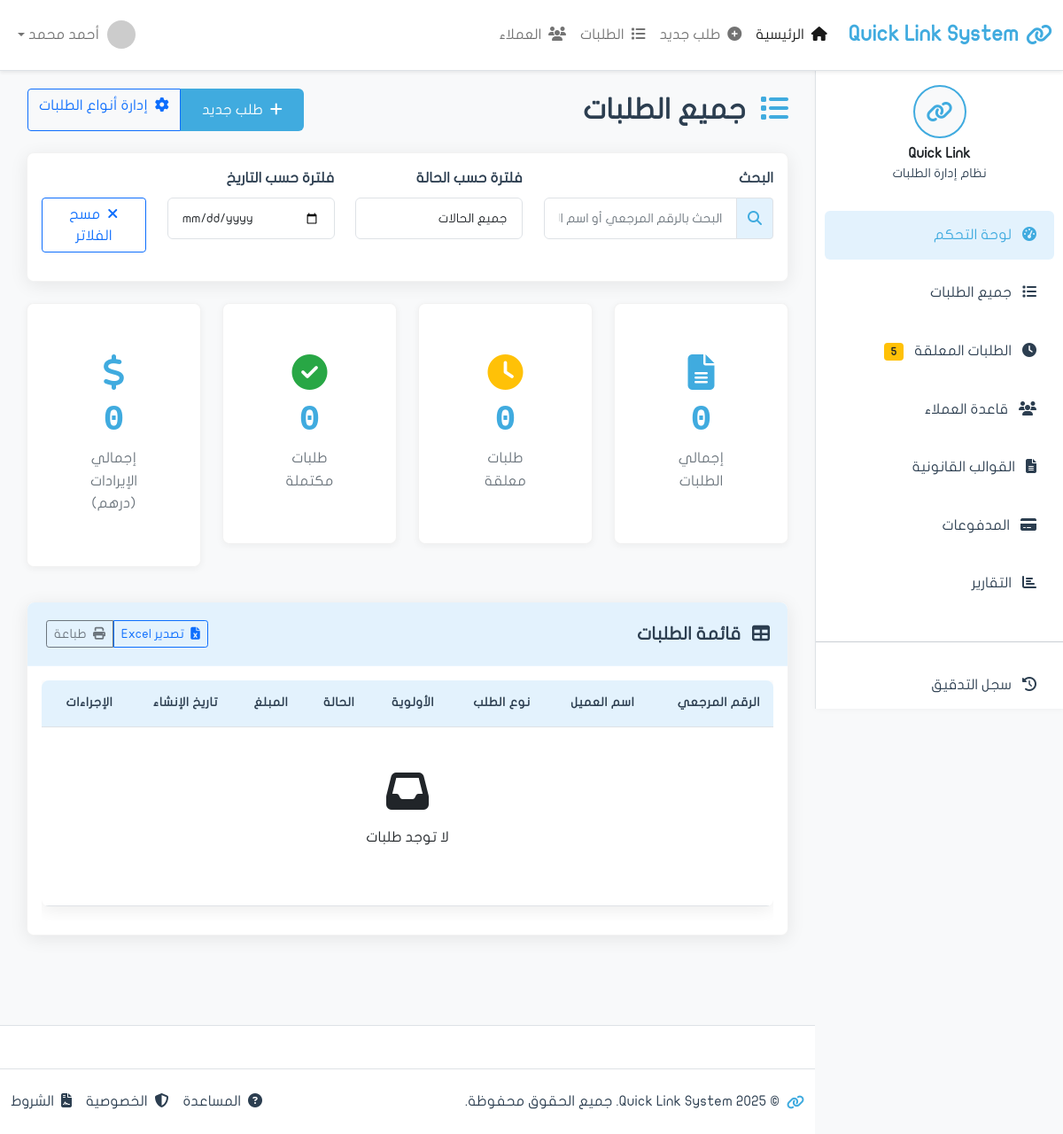
Before: /requests/list/ with the older database file.
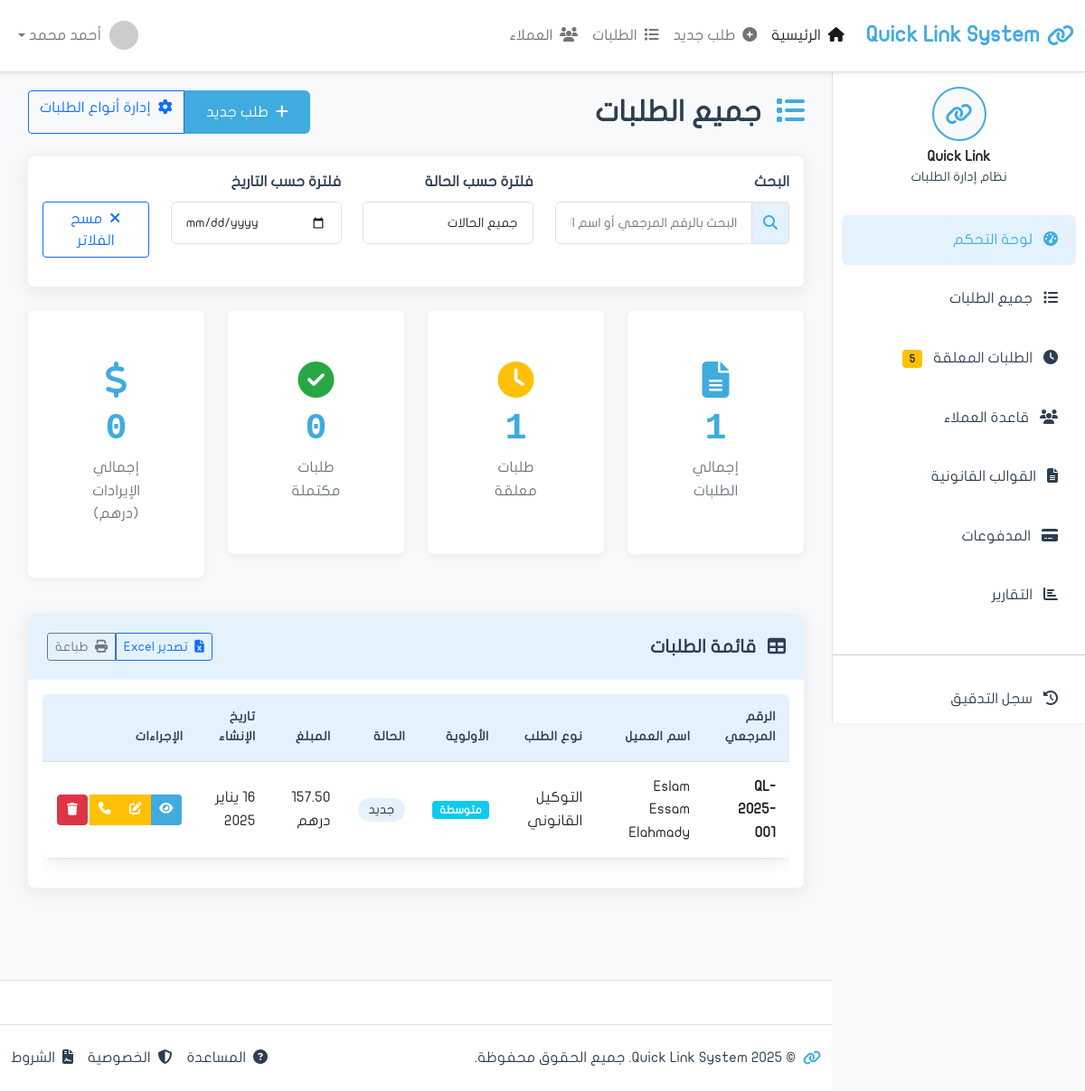
After: the same page with the newer database file.
### apps/requests/models.py (models this page shows, shortened)
class Request(models.Model):
    reference_number = models.CharField(
        'الرقم المرجعي',
        max_length=20,
        unique=True,
        editable=False
    )  # QL-2025-001
    customer = models.ForeignKey(
        'clients.Customer',
        on_delete=models.PROTECT,
        related_name='requests',
        verbose_name='العميل'
    )
    request_type = models.ForeignKey(
        'RequestType',
        on_delete=models.PROTECT,
        related_name='requests',
        verbose_name='نوع الطلب',
        null=True,  # للتوافق مع البيانات القديمة
        blank=True
    )
    request_type_legacy = models.CharField(
        'نوع الطلب (قديم)',
        max_length=100,
        blank=True,
        null=True
    )
    status = models.CharField(
        'الحالة',
        max_length=20,
        choices=RequestStatus.choices,
        default=RequestStatus.NEW
    )
    priority = models.CharField('الأولوية', max_length=20, choices=[
        ('low', 'منخفضة'),
        ('medium', 'متوسطة'),
        ('high', 'عالية'),
        ('urgent', 'عاجلة'),
    ], default='medium')
    template = models.ForeignKey(
        'Template',
        on_delete=models.PROTECT,
        related_name='requests',
        verbose_name='القالب القانوني',
        null=True,
        blank=True
    )
    needs_approval = models.BooleanField('يحتاج موافقة', default=True)
    approved_by = models.ForeignKey(
        'auth.User',
        on_delete=models.SET_NULL,
        null=True,
        blank=True,
        related_name='approved_requests',
        verbose_name='تمت الموافقة من'
    )
    approved_at = models.DateTimeField('تاريخ الموافقة', null=True, blank=True)
    rejected_by = models.ForeignKey(
        'auth.User',
        on_delete=models.SET_NULL,
        null=True,
        blank=True,
        related_name='rejected_requests',
        verbose_name='تم الرفض من'
    )
    rejected_at = models.DateTimeField('تاريخ الرفض', null=True, blank=True)
    rejection_reason = models.TextField('سبب الرفض', blank=True)
    submission_date = models.DateField('تاريخ التقديم', null=True, blank=True)
    due_date = models.DateField('تاريخ الاستحقاق', null=True, blank=True)
    completion_date = models.DateTimeField('تاريخ الإكمال', null=True, blank=True)
    total_amount = models.DecimalField('المبلغ الإجمالي', max_digits=10, decimal_places=2, default=0)
    is_paid = models.BooleanField('مدفوع', default=False)
    payment_method = models.CharField('طريقة الدفع', max_length=50, blank=True)
    description = models.TextField('الوصف', blank=True)
    notes = models.TextField('ملاحظات', blank=True)
    internal_notes = models.TextField('ملاحظات داخلية', blank=True)
    checklist_completed = models.BooleanField('Checklist مكتمل', default=False)
    identity_verified = models.BooleanField('الهوية موثقة', default=False)
    template_selected = models.BooleanField('القالب محدد', default=False)
    payment_confirmed = models.BooleanField('الدفع مؤكد', default=False)
    created_at = models.DateTimeField('تاريخ الإنشاء', auto_now_add=True)
    updated_at = models.DateTimeField('آخر تحديث', auto_now=True)
    created_by = models.ForeignKey(
        'auth.User',
        on_delete=models.SET_NULL,
        null=True,
        related_name='requests_created',
        verbose_name='تم الإنشاء بواسطة'
    )
    assigned_to = models.ForeignKey(
        'auth.User',
        on_delete=models.SET_NULL,
        null=True,
        blank=True,
        related_name='assigned_requests',
        verbose_name='مسند إلى'
    )
    is_deleted = models.BooleanField('محذوف', default=False)
    deleted_at = models.DateTimeField('تاريخ الحذف', null=True, blank=True)
    deleted_by = models.ForeignKey(
        'auth.User',
        on_delete=models.SET_NULL,
        null=True,
        blank=True,
        related_name='requests_deleted',
        verbose_name='تم الحذف بواسطة'
    )
    class Meta:
        verbose_name = 'طلب'
        verbose_name_plural = 'الطلبات'
        ordering = ['-created_at']
        permissions = [
            ('approve_request', 'يمكنه الموافقة على الطلبات'),
            ('reject_request', 'يمكنه رفض الطلبات'),
            ('can_delete_request', 'يمكنه حذف الطلبات'),
            ('view_all_requests', 'يمكنه رؤية جميع الطلبات'),
        ]
        indexes = [
            models.Index(fields=['reference_number']),
            models.Index(fields=['status']),
            models.Index(fields=['created_at']),
        ]

class RequestType(models.Model):
    name_arabic = models.CharField('الاسم بالعربية', max_length=200)
    name_english = models.CharField('الاسم بالإنجليزية', max_length=200, blank=True)
    code = models.CharField('الرمز', max_length=50, unique=True, editable=False)
    category = models.ForeignKey(
        'RequestCategory',
        on_delete=models.PROTECT,
        related_name='request_types',
        verbose_name='الفئة',
        null=True,  # للتوافق المؤقت
        blank=True
    )
    description = models.TextField('الوصف', blank=True)
    default_price = models.DecimalField('السعر الافتراضي', max_digits=10, decimal_places=2, default=420.00)
    is_active = models.BooleanField('نشط', default=True)
    display_order = models.IntegerField('ترتيب العرض', default=0)
    usage_count = models.IntegerField('عدد الاستخدامات', default=0)
    created_at = models.DateTimeField('تاريخ الإنشاء', auto_now_add=True)
    updated_at = models.DateTimeField('آخر تحديث', auto_now=True)
    created_by = models.ForeignKey('auth.User', on_delete=models.SET_NULL, null=True, blank=True)
    class Meta:
        verbose_name = 'نوع طلب'
        verbose_name_plural = 'أنواع الطلبات'
        ordering = ['display_order', 'name_arabic']

### apps/clients/models.py (models this page shows, shortened)
class Customer(models.Model):
    full_name = models.CharField('الاسم الرباعي', max_length=200)
    full_name_english = models.CharField('الاسم بالإنجليزية', max_length=200, blank=True)
    emirates_id = models.CharField(
        'رقم الهوية',
        max_length=18,
        unique=True,
        validators=[
            RegexValidator(
                regex=r'^784-\d{4}-\d{7}-\d{1}$',
                message='رقم الهوية يجب أن يكون بصيغة: 784-XXXX-XXXXXXX-X'
            )
        ]
    )
    date_of_birth = models.DateField('تاريخ الميلاد')
    nationality = models.CharField('الجنسية', max_length=100, default='الإمارات')
    gender = models.CharField('الجنس', max_length=10, choices=[
        ('male', 'ذكر'),
        ('female', 'أنثى'),
    ])
    phone = models.CharField('رقم الجوال', max_length=20)
    email = models.EmailField('البريد الإلكتروني', blank=True)
    address = models.TextField('العنوان', blank=True)
    occupation = models.CharField('المهنة', max_length=100, blank=True)
    company_name = models.CharField('اسم الشركة', max_length=200, blank=True)
    created_at = models.DateTimeField('تاريخ الإنشاء', auto_now_add=True)
    updated_at = models.DateTimeField('آخر تحديث', auto_now=True)
    created_by = models.ForeignKey(
        'auth.User',
        on_delete=models.SET_NULL,
        null=True,
        related_name='customers_created',
        verbose_name='تم الإنشاء بواسطة'
    )
    is_active = models.BooleanField('نشط', default=True)
    is_verified = models.BooleanField('موثق', default=False)
    notes = models.TextField('ملاحظات', blank=True)
    class Meta:
        verbose_name = 'عميل'
        verbose_name_plural = 'العملاء'
        ordering = ['-created_at']
        indexes = [
            models.Index(fields=['emirates_id']),
            models.Index(fields=['full_name']),
            models.Index(fields=['phone']),
        ]

### apps/requests/views.py (the view)
# urls.py: path('', views.list, name='list'),
def list(request):
    from django.db.models import Sum
    status_filter = request.GET.get('status')
    search_query = request.GET.get('q')
    date_filter = request.GET.get('date')
    requests_list = Request.objects.filter(is_deleted=False).select_related(
        'customer', 'created_by', 'template'
    )
    if status_filter and status_filter != 'all':
        requests_list = requests_list.filter(status=status_filter)
    if search_query:
        requests_list = requests_list.filter(
            models.Q(reference_number__icontains=search_query) |
            models.Q(customer__full_name__icontains=search_query)
        )
    if date_filter:
        requests_list = requests_list.filter(created_at__date=date_filter)
    requests_list = requests_list.order_by('-created_at')
    paginator = Paginator(requests_list, 20)  # 20 طلب لكل صفحة
    page = request.GET.get('page', 1)
    try:
        page_obj = paginator.page(page)
    except PageNotAnInteger:
        page_obj = paginator.page(1)
    except EmptyPage:
        page_obj = paginator.page(paginator.num_pages)
    total_count = Request.objects.filter(is_deleted=False).count()
    pending_count = Request.objects.filter(
        status__in=['new', 'in_review'],
        is_deleted=False
    ).count()
    completed_count = Request.objects.filter(status='completed', is_deleted=False).count()
    total_revenue = Payment.objects.filter(status='paid').aggregate(
        total=Sum('amount')
    )['total'] or 0
    context = {
        'page_title': 'جميع الطلبات',
        'page_obj': page_obj,
        'total_count': total_count,
        'pending_count': pending_count,
        'completed_count': completed_count,
        'total_revenue': total_revenue,
    }
    return render(request, 'requests/list.html', context)

### apps/requests/templates/requests/list.html (shortened to what the changed rows need)
{% extends 'base.html' %}
{% load static %}
{% block content %}
            <div class="d-flex justify-content-between align-items-center mb-4">
                <h2 class="mb-0">
                    <i class="fas fa-list me-2 text-primary"></i>
                    جميع الطلبات
                </h2>
            </div>
            <div class="row mb-4">
                <div class="col-xl-3 col-md-6 mb-3">
                    <div class="card stats-card">
                        <div class="card-body text-center">
                            <i class="fas fa-file-alt icon-large text-primary"></i>
                            <div class="stats-number">{{ total_count|default:0 }}</div>
                            <div class="stats-label">إجمالي الطلبات</div>
                        </div>
                    </div>
                </div>
                <div class="col-xl-3 col-md-6 mb-3">
                    <div class="card stats-card">
                        <div class="card-body text-center">
                            <i class="fas fa-clock icon-large text-warning"></i>
                            <div class="stats-number">{{ pending_count|default:0 }}</div>
                            <div class="stats-label">طلبات معلقة</div>
                        </div>
                    </div>
                </div>
            </div>
            <div class="card shadow-custom">
                <div class="card-body">
                    <div class="table-responsive">
                        <table class="table table-hover" id="requestsTable">
                            <thead>
                                <tr>
                                    <th>الرقم المرجعي</th>
                                    <th>اسم العميل</th>
                                    <th>نوع الطلب</th>
                                    <th>الأولوية</th>
                                    <th>الحالة</th>
                                    <th>المبلغ</th>
                                    <th>تاريخ الإنشاء</th>
                                    <th>الإجراءات</th>
                                </tr>
                            </thead>
                            <tbody>
                                {% if page_obj %}
                                    {% for req in page_obj %}
                                <tr>
                                    <td><strong>{{ req.reference_number }}</strong></td>
                                    <td>{{ req.customer.full_name }}</td>
                                    <td>
                                        {% if req.request_type %}
                                            {{ req.request_type.name_arabic }}
                                        {% else %}
                                            غير محدد
                                        {% endif %}
                                    </td>
                                    <td>
                                        <span class="badge
                                            {% if req.priority == 'urgent' %}bg-danger
                                            {% elif req.priority == 'high' %}bg-warning
                                            {% elif req.priority == 'medium' %}bg-info
                                            {% else %}bg-secondary{% endif %}">
                                            {{ req.get_priority_display }}
                                        </span>
                                    </td>
                                    <td>
                                        <span class="status-badge
                                            {% if req.status == 'new' %}status-new
                                            {% elif req.status == 'in_review' or req.status == 'processing' %}status-inprogress
                                            {% elif req.status == 'completed' or req.status == 'paid' %}status-completed
                                            {% elif req.status == 'cancelled' or req.status == 'rejected' %}status-cancelled
                                            {% else %}status-new{% endif %}">
                                            {{ req.get_status_display }}
                                        </span>
                                    </td>
                                    <td>{{ req.total_amount|default:"0" }} درهم</td>
                                    <td>{{ req.created_at|date:"d يناير Y" }}</td>
                                    <td>
                                        <div class="btn-group" role="group">
                                            <a href="{% url 'requests:detail' req.id %}" class="btn btn-action btn-view" title="عرض التفاصيل">
                                                <i class="fas fa-eye"></i>
                                            </a>
                                            {% if req.status == 'new' or req.status == 'in_review' %}
                                                <a href="{% url 'requests:edit' req.id %}" class="btn btn-action btn-edit" title="تعديل">
                                                    <i class="fas fa-edit"></i>
                                                </a>
                                            {% endif %}
                                            <a href="{% url 'chat:room' %}?customer_id={{ req.customer.id }}" class="btn btn-action btn-warning" title="اتصال WhatsApp">
                                                <i class="fas fa-phone"></i>
                                            </a>
                                            {% if req.status == 'new' or req.status == 'in_review' or req.status == 'cancelled' %}
                                                <form method="post" action="{% url 'requests:delete' req.id %}" style="display: inline;">
                                                    <button type="submit" class="btn btn-action btn-danger" title="حذف">
                                                        <i class="fas fa-trash"></i>
                                                    </button>
                                                </form>
                                            {% endif %}
                                        </div>
                                    </td>
                                </tr>
                                    {% endfor %}
                                {% else %}
                                <tr>
                                    <td colspan="9" class="text-center text-muted py-5">
                                        <i class="fas fa-inbox fa-3x mb-3 d-block"></i>
                                        <p>لا توجد طلبات</p>
                                    </td>
                                </tr>
                                {% endif %}
                            </tbody>
                        </table>
                    </div>
                </div>
            </div>
{% endblock content %}

Changed rows visible on the page:
added Request: reference_number "QL-2025-001", customer.full_name "Eslam Essam Elahmady", request_type.name_arabic "التوكيل القانوني", priority "متوسطة", status "جديد", total_amount "157.50", created_at "16 يناير 2025"
Other visible differences:
{{ total_count|default:0 }}: "0" → "1"
{{ pending_count|default:0 }}: "0" → "1"
text no longer shown: "لا توجد طلبات"
